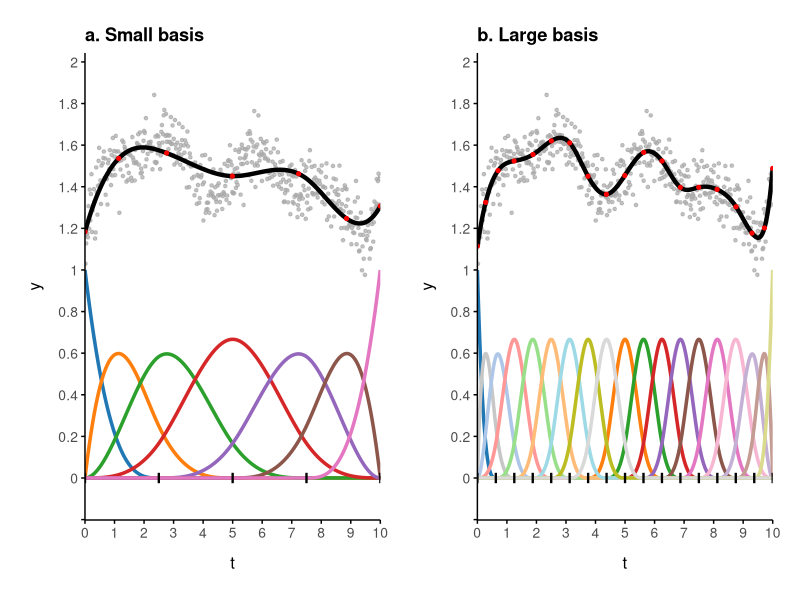
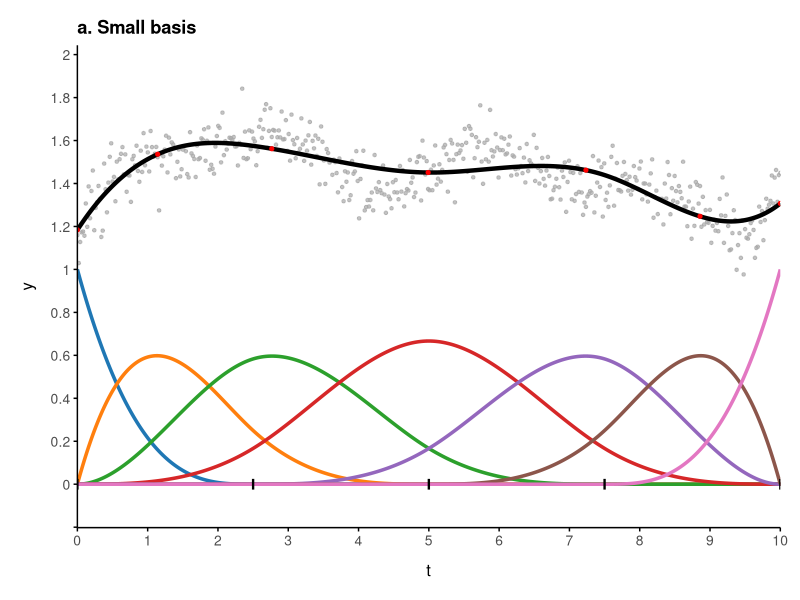
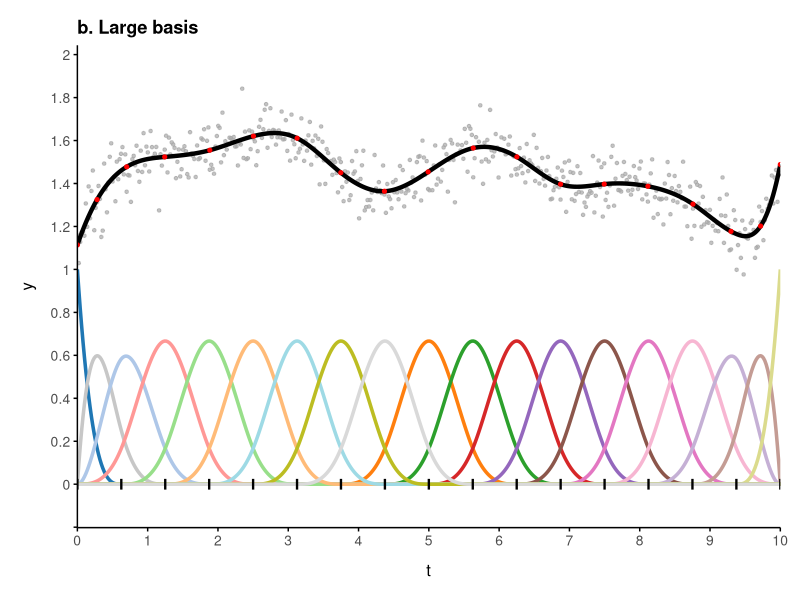

Write the R code that produced these figures, in order. (Note: this script raises an error after producing the figures.)
# Load necessary packages
library(splines)
library(ggplot2)
library(tidyr)
library(patchwork) # For combining plots
library(dplyr) # For group_by and summarise

# --- Common Parameters ---
p <- 3 # Degree of the B-spline (cubic)
plot_min_x <- 0
plot_max_x <- 10 # Data range from 0 to 10 years
x_vals <- seq(plot_min_x, plot_max_x, length.out = 500) # Dense x-values for smooth curves

# This shift will apply to the simulated data and the fitted spline.
# It ensures visual separation from the basis functions which will stay at y=[0,1].
vertical_shift <- 0.85

# Define colors for basis functions (ensure enough colors for max df = 25)
colors <- c("#1f77b4", "#ff7f0e", "#2ca02c", "#d62728", "#9467bd", "#8c564b", "#e377c2",
            "#f7b6d2", "#c5b0d5", "#c49c94", "#dbdb8d", "#c7c7c7", "#aec7e8",
            "#ff9896", "#98df8a", "#ffbb78", "#9edae5", "#bcbd22", "#d9d9d9",
            "#1b9e77", "#d95f02", "#7570b3", "#e7298a", "#66a61e", "#e6ab02", "#a6761d",
            "#666666", "#a6cee3", "#b2df8a") # Total 28+ colors


# --- Simulate Data Points from a Cubic Spline (df=10) with Noise ---
set.seed(42) # For reproducibility
num_data_points <- 500
data_x_simulated <- seq(plot_min_x, plot_max_x, length.out = num_data_points)

# Define parameters for the TRUE underlying cubic spline (df=10)
true_df_for_simulation <- 10
true_degree_for_simulation <- 3 # Cubic spline

# Generate basis matrix for the TRUE spline (evaluated at our data_x_simulated points)
true_basis_matrix_for_data <- bs(data_x_simulated, df = true_df_for_simulation,
                                 degree = true_degree_for_simulation, intercept = TRUE,
                                 Boundary.knots = c(plot_min_x, plot_max_x))

# Define arbitrary "true" coefficients to shape the underlying curve.
# These determine the underlying pattern the spline will try to fit.
# The number of coefficients must match the number of columns in true_basis_matrix_for_data (which is true_df_for_simulation).
# Values chosen to create an interesting shape roughly in the [0, 1] range.
true_coefficients <- c(0.2, 0.8, 0.5, 1.0, 0.3, 0.9, 0.4, 0.7, 0.1, 0.6)

# Calculate the true underlying spline curve
data_y_true <- as.matrix(true_basis_matrix_for_data) %*% true_coefficients

# Add random noise to simulate variability
noise_sd <- 0.08
data_y_noisy <- data_y_true + rnorm(num_data_points, mean = 0, sd = noise_sd)

# Apply the vertical shift to the noisy simulated data for visual separation
sim_data <- data.frame(x = data_x_simulated, y = data_y_noisy + vertical_shift)


# --- Function to Generate and Plot Spline Figure ---
generate_spline_plot <- function(num_basis_functions, plot_title, colors_all, sim_data) {
  
  # Generate B-spline Basis Functions for plotting
  basis_matrix_plot <- bs(x_vals, df = num_basis_functions, degree = p, intercept = TRUE,
                          Boundary.knots = c(plot_min_x, plot_max_x))
  
  # Convert basis matrix for plotting to data frame and reshape
  basis_df_plot <- as.data.frame(basis_matrix_plot)
  colnames(basis_df_plot) <- paste0("B", 1:ncol(basis_df_plot))
  basis_df_plot$x <- x_vals
  basis_long <- pivot_longer(basis_df_plot, cols = starts_with("B"), names_to = "basis_id", values_to = "value")
  
  # Generate basis matrix specifically at the data_x points for regression
  basis_matrix_data <- bs(sim_data$x, df = num_basis_functions, degree = p, intercept = TRUE,
                          Boundary.knots = c(plot_min_x, plot_max_x))
  
  # Perform linear regression to find optimal control points (coefficients)
  fit_model <- lm(sim_data$y ~ basis_matrix_data - 1)
  control_points_optim <- coef(fit_model)
  
  # Calculate the spline curve 's' using the optimized control points
  s_values_fitted <- as.matrix(basis_matrix_plot) %*% control_points_optim
  s_df <- data.frame(x = x_vals, s = s_values_fitted)
  
  # Get the actual internal knots used by bs()
  bs_object_for_knots <- bs(sim_data$x, df = num_basis_functions, degree = p, intercept = TRUE,
                            Boundary.knots = c(plot_min_x, plot_max_x))
  internal_knots_used <- if (!is.null(attr(bs_object_for_knots, "knots"))) as.numeric(attr(bs_object_for_knots, "knots")) else numeric(0)
  # Combine with boundary knots for drawing ticks
  all_knots_to_mark <- unique(c(plot_min_x, internal_knots_used, plot_max_x))
  all_knots_to_mark <- sort(all_knots_to_mark)
  
  
  # --- NEW: Identify and prepare points for red markers on the spline ---
  # Find the x-coordinate where each basis function reaches its peak value
  peak_x_values <- basis_long %>%
    group_by(basis_id) %>%
    summarise(x_peak = x[which.max(value)]) %>%
    ungroup()
  
  # Find the corresponding y-value on the *fitted spline* at these peak x-coordinates
  # This uses the dense s_df to get the spline value at the peak_x_value
  points_on_spline_at_peaks <- data.frame(
    x = peak_x_values$x_peak,
    y = sapply(peak_x_values$x_peak, function(val) {
      s_df$s[which.min(abs(s_df$x - val))] # Find closest x in s_df and get its s value
    })
  )
  # Remove duplicate points if any basis functions peak at the same x (unlikely but possible with discrete x_vals)
  points_on_spline_at_peaks <- unique(points_on_spline_at_peaks)
  
  
  # Determine y-axis limits for the plot to accommodate all elements
  y_axis_max <- max(max(s_df$s), max(sim_data$y), max(basis_long$value)) + 0.1
  y_axis_min <- min(min(s_df$s), min(sim_data$y), min(basis_long$value)) - 0.1
  
  # Adjust y_axis_min to ensure knot ticks are visible below 0
  if (y_axis_min > -0.05) {
    y_axis_min <- -0.05
  }
  
  
  # Plotting
  ggplot() +
    # Simulated Data Points
    geom_point(data = sim_data, aes(x = x, y = y), color = "darkgrey", size = 0.9, alpha = 0.7) +
    
    # Basis functions
    geom_line(data = basis_long, aes(x = x, y = value, color = basis_id), lwd = 1.2) +
    scale_color_manual(values = colors_all) +
    
    # Spline 's'
    geom_line(data = s_df, aes(x = x, y = s), color = "black", lwd = 1.5, linetype = "solid") +
    
    # --- NEW: Add red points on the spline ---
    geom_point(data = points_on_spline_at_peaks, aes(x = x, y = y),
               color = "red", size = 1.1, shape = 19) + # Using solid red circles
    
    
    # Add geom_segment for knot ticks
    geom_segment(aes(x = all_knots_to_mark, xend = all_knots_to_mark,
                     y = -0.025, yend = 0.025), # Tick extending below and above y=0
                 color = "black", lwd = 0.8) +
    
    
    # X-axis setup
    scale_x_continuous(
      breaks = seq(plot_min_x, plot_max_x, by = 1),
      expand = c(0, 0)
    ) +
    # Y-axis setup:
    scale_y_continuous(
      breaks = seq(floor(y_axis_min / 0.2) * 0.2, ceiling(y_axis_max / 0.2) * 0.2, by = 0.2),
      limits = c(y_axis_min, y_axis_max),
      labels = function(x) { ifelse(x < 0, "", x) } # Hide negative labels, effectively starting labels from 0
    ) +
    
    # Theme and labels
    labs(title = plot_title, x = "t", y = "y") +
    theme_classic() +
    theme(
      legend.position = "none",
      plot.title = element_text(face="bold"),
      axis.text.y = element_text(size = 10),
      axis.ticks.y = element_line(color = "black"),
      panel.grid.major.y = element_blank(),
      panel.grid.minor.y = element_blank(),
      axis.line.x = element_line(color = "black"),
      axis.line.y = element_line(color = "black"), # Added Y-axis line
      axis.ticks.x = element_line(color = "black"),
      axis.text.x = element_text(size = 10),
      axis.title.x = element_text(size = 12, margin = margin(t = 10)),
      axis.title.y = element_text(size = 12, margin = margin(r = 10)),
      plot.margin = unit(c(0.5, 0.5, 0.5, 0.5), "cm")
    )
}

# --- Generate Plots for Different Numbers of Basis Functions ---

# Figure 1: Fewer Basis Functions (df=5)
p1 <- generate_spline_plot(num_basis_functions = 7,
                           plot_title = "a. Small basis",
                           colors_all = colors,
                           sim_data = sim_data)

# Figure 2: More Basis Functions (df=25)
p2 <- generate_spline_plot(num_basis_functions = 19,
                           plot_title = "b. Large basis",
                           colors_all = colors,
                           sim_data = sim_data)

# --- Arrange and Print Figures ---
combined_plot <- p1 | p2 # Stack them horizontally

graphics.off()
grDevices::cairo_pdf("res/bs_ex.pdf", height = 4.5, width = 10)
combined_plot
dev.off()
